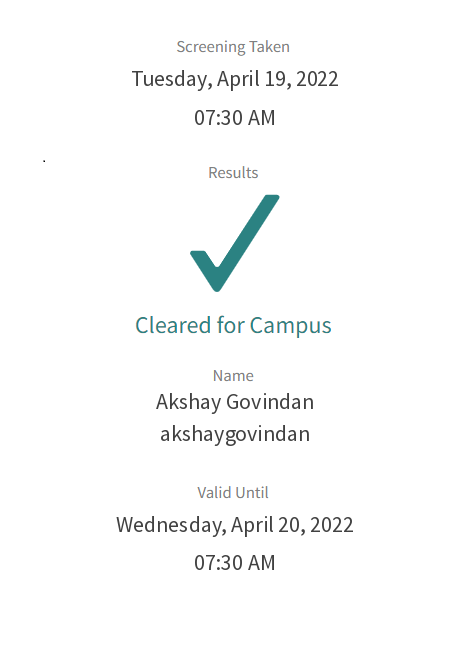
#> input picture screening.png, 453 x 646 px
$ python util.py
#> lines starting #> are read from the running program, lines starting #| are printed output that depends on the picture
import PIL
import random
from PIL import Image
from PIL import ImageFont
from PIL import ImageDraw
import sys
import requests
from math import sqrt
from io import BytesIO
from math import atan
from bar import *
import re
from whitebar import *
import struct
import glob
from datetime import datetime, timedelta
import calendar

##########
#random utility
# [17 lines left out: functions opp, all_links, not called in this run]
#########################################
#CLASSES

class rectangle:
    # [44 lines left out: functions __init__, area, not called in this run]

    def w(self):
        return sqrt(pow(self.p1[0]-self.p2[0],2)+pow(self.p1[1]-self.p2[1],2))

    def h(self):
        return sqrt(pow(self.p1[0]-self.p4[0],2)+pow(self.p1[1]-self.p4[1],2))

    def d(self,a1,a2):
        return sqrt(pow((a1[0]-a2[0]),2)+pow(a1[1]-a2[1],2))


class transbar(bar):    #TRANSPARENT BAR: for when you want to write text ON an image.
    # [5 lines left out: function __init__, not called in this run]
##########################################
#IMAGE MANIPULATION (WRITING, ETC)
def gs(fontname,fontsize,text):
    return ImageFont.truetype(fontname,fontsize).getsize(text)
def textonpic(picpath,font,color,size,loc,text,single=False):
    #font in <whatever>, color in color or color..
    #FONT SHOULD CONTAIN TTF ALREADY
    #loc in percentages (across, down)
    #actually, loc a decimal
    #size in % of max size
    #pic should already be a url
    #text is our friendly text array
    #how is my fantasy team so good
    #(0,0) is in the TOP LEFT of the image. As in, draw(0,0) text puts the top left of your letters starting there. so subtract height/2, subtract width/2
#> called with picpath = 'screening.png', font = 'sourcesans.ttf', color = 'darkgray', size = 0.5, loc = (52, 12), single = False
    font = "fonts/"+font
    fontname = font
    colors = {
        "black":"#000000","red":"#FF0000","green":"#00FF00","blue":"#0000FF",
        "white":"#FFFFFF","pink":"#FF00FF","yellow":"#FFFF00","cyan":"#00FFFF",
        "grey":"#666666","gray":"#666666","purple":"#BB00FF","orange":"#FF7700",
        "darkgray":"#414141","darkgrey":"#414141"
    }
    try:
        int(color[1:])
    except:
        color = colors.get(color)
    color = color[1:]
    try:
        color = struct.unpack('BBB',bytes.fromhex(color))
    except:
        color = (61,61,61)

    ##########################
    #width and font size and shit
    img = Image.open(picpath)
#> img is the input picture: PIL image 453x646 RGBA; mean R, G, B, A 250.1, 250.8, 250.8, 255
    im = img.load()
    w,h = img.size
#> w = 453; h = 646
    start = (w*int(loc[0])/100,h*int(loc[1])/100)
#> start = (235.6, 77.52)
    fz = float(size)*w/20*2
#> fz = 22.65
    fz = int(fz)
#> fz = 22
    hg = 19/16*fz   #decided this name a while ago. bring it.
#> hg = 26.12
    font = ImageFont.truetype(font,int(fz))
    draw = ImageDraw.Draw(img)
    ##########################
    #finding the height of the text and the width of each row
    if single:
        nrows = 1
    else:
        nrows = len(text)
    rowwidths = [gs(fontname,fz,i)[0] for i in text]
#> rowwidths = [318]
    textheight = fz+40/25*fz*(nrows-1)  #shrug
#> textheight = 22
    truestarts = []
    start = list(start)
#> start = [235.6, 77.52]
    start[1] = start[1]+fz/2    #for some reason it's off by >>that much<<
    print(start)
#| [235.56, 88.52]
    print((w,h))
#| (453, 646)
    if(start[1]-textheight/2<0):
        start[1] = int(textheight/2)+2
    if(start[1]+textheight/2>h):
        start[1] = h-int(textheight/2)-2
    if(start[0]-max(rowwidths)/2<0):
        start[0] = max(rowwidths)/2+2
    if(start[0]+max(rowwidths)/2>w):
        start[0] = w-max(rowwidths)/2-2     #fixing text flowing off the image
    start = tuple(start)
#> start = (235.6, 88.52)
    for i in range(nrows):
        inx = i-nrows/2
        truestarts.append((start[0]-rowwidths[i]/2,start[1]+inx*hg-fz/2))   #here's hoping
#> after the loop, truestarts = [(76.56, 64.46)]
        #PRAYER emojis
    #pic text loc font color size
    if single:
        for i in range(nrows):
            draw.text(truestarts[i],text,color,font=font)
    else:
        for i in range(nrows):
            draw.text(truestarts[i],text[i],color,font=font)
    img.save(picpath)
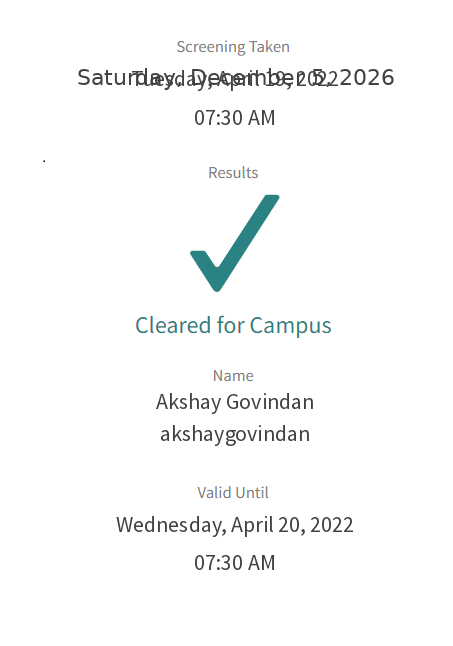
#> saved as screening.png: PIL image 453x646 RGBA; mean R, G, B, A 249.3, 250, 250, 255
    #img.show()
    #pic text loc font color size


def ith(f,i):
    if(type(f) is list):
        return f[i]
    else:
        return f

def ttf(s):
    if(s[-4:]==".ttf"):
        return s
    else:
        s += ".ttf"
        return s

# [10 lines left out: function alltextonpic, not called in this run]

def alltextonscreening(font,color,size,locar,textar):
    #picurl, font, color, size, loc, text
    #isinstance,list
    #locar = ast.literal_eval(locar)
    #textar = ast.literal_eval(textar)
    for i in range(len(locar)):
        textonpic("screening.png",ttf(ith(font,i)),ith(color,i),ith(size,i),locar[i],textar[i])

# [24 lines left out: function gridlines, not called in this run]
    #img.show()
#gridlines("https://i.pinimg.com/originals/6e/1e/28/6e1e287da53614647b9b33cc480c7a26.jpg")
'''
textars = '[["when","you"],["ar","e","sex"]]'
locar = '[(50,30),(10,10)]'

'''
#textonpic("meme2.jpg",["hygh","hygh","huhghghgh","hsdhagdasg","asdhglasdlghasdg"],(0.5,0.3),"helvetica.ttf","black",1)

def screening(name,sid):
    now = datetime.now()-timedelta(hours=6)
    cday = now.day
    cmon = calendar.month_name[now.month]
    cyear = now.year
    cweek = calendar.day_name[now.weekday()]
    tom = datetime.today()+timedelta(days=1)-timedelta(hours=6)
    tday = tom.day
    tmon = calendar.month_name[tom.month]
    tyear = tom.year
    tweek = calendar.day_name[tom.weekday()]

    toptext = "{}, {} {}, {}".format(cweek,cmon,cday,cyear)
    bottomtext = "{}, {} {}, {}".format(tweek,tmon,tday,tyear)
    #12.5,81.9
    font = "sourcesans"
    color = "darkgray"
    locar = [(52,12),(52,18),(52,62.5),(52,67.5),(52,81),(52,87)]
    size = 0.5
    textar = [[toptext],["07:30 AM"],[name],[sid],[bottomtext],["07:30 AM"]]
    #textar = [[{}],[{}]].format(toptext,bottomtext)
    alltextonscreening(font,color,size,locar,textar)
    #textonpic("/home/ec2-user/walterbot1/screening.png","sourcesans.ttf","black",0.45,(29,11),toptext,single=True)
    #textonpic("/home/ec2-user/walterbot1/screening.png","sourcesans-light.ttf","black",0.5,(29,80),bottomtext,single=True)

#################################################
#DISCORD, UH, BOT, STUFF
# [49 lines left out: functions isFloat, concat_v, addformatpic, addformatvid, not called in this run]

def makememevid(i1,textar):
    pass
    #see shell script: getter.sh, which does the same thing and sends it to vid.mp4

# [299 lines left out: functions makememebpic, makememepic, getvidofformat, isUrl, isYoutube, isinty and 9 more, not called in this run]

#picurl, font, color, size, loc, text
#DISTINGUISHING: isUrl, ar of string, also string...fuck., ar of tuple, DONE
'''
intro = "?m picm"
url = "https://i.imgflip.com/ual56.jpg"
font = "helvetica"
color = "black"
size = "1"
loc = "[(30,50),(50,30)]"
text = '[["when", "you"],["sex"]]'
s = "{} {} {} {} {} {} {}".format(intro,url,font,color,size,loc,text)
print(parseOnPicCommand(s))
alltextonpic(*parseOnPicCommand(s))
'''


# [179 lines left out: functions parseVidCommand, parsebvidCommand, allformats, allformats2, parsePicCommand, parsebpicCommand and 1 more, not called in this run]


if __name__ == "__main__":
    # [5 lines of commented-out code are left out]
    '''
    print(isFloat("6"))
    print(isFloat('6.5'))
    img = Image.open("meme.jpg")
    font = ImageFont.truetype("fonts/Helvetica.ttf", 20)
    draw = ImageDraw.Draw(img)

    #...sound ok?

    draw.text((0,0), "blah blah blah", (128,128,128))
    img.show()
    '''
    screening("Moses Schindler","schindler")
    #print(getrandomimgurlink())
    pass
